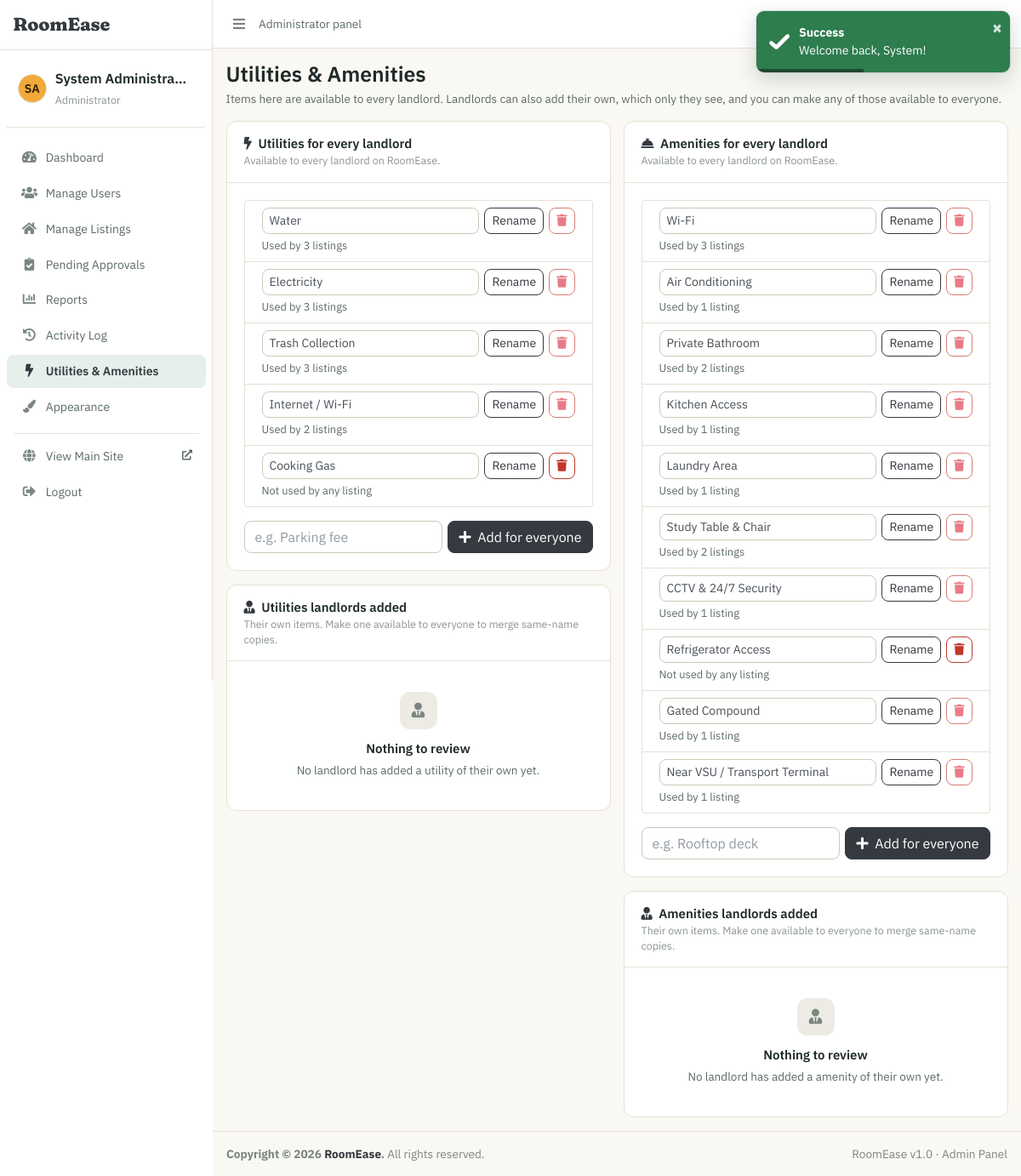
Screenshot of /admin/extras.php (signed in) with the database file from the repository.
### tables this page shows
CREATE TABLE utilities (
    utility_id      INT AUTO_INCREMENT PRIMARY KEY,
    landlord_id     INT DEFAULT NULL,
    utility_name    VARCHAR(100) NOT NULL,
    UNIQUE KEY uq_utilities_owner_name (landlord_id, utility_name),
    CONSTRAINT fk_utilities_landlord FOREIGN KEY (landlord_id)
        REFERENCES users(user_id) ON DELETE CASCADE
);

CREATE TABLE amenities (
    amenity_id      INT AUTO_INCREMENT PRIMARY KEY,
    landlord_id     INT DEFAULT NULL,
    amenity_name    VARCHAR(100) NOT NULL,
    UNIQUE KEY uq_amenities_owner_name (landlord_id, amenity_name),
    CONSTRAINT fk_amenities_landlord FOREIGN KEY (landlord_id)
        REFERENCES users(user_id) ON DELETE CASCADE
);

### includes/core/functions.php (called while the page is built, shortened)
<?php
require_once __DIR__ . "/../components/avatar.php";
function h($value)
{
    return htmlspecialchars($value ?? '', ENT_QUOTES, 'UTF-8');
}
function lookup_kind($kind)
{
    static $kinds = [
        'utility' => ['table' => 'utilities', 'id' => 'utility_id', 'name' => 'utility_name',
            'junction' => 'boarding_house_utilities', 'singular' => 'utility', 'plural' => 'utilities',
            'Singular' => 'Utility', 'Plural' => 'Utilities'],
        'amenity' => ['table' => 'amenities', 'id' => 'amenity_id', 'name' => 'amenity_name',
            'junction' => 'boarding_house_amenities', 'singular' => 'amenity', 'plural' => 'amenities',
            'Singular' => 'Amenity', 'Plural' => 'Amenities'],
    ];
    return $kinds[$kind];
}
function lookup_choices($kind, $landlordId = null)
{
    global $pdo;
    $k = lookup_kind($kind);
    try {
        $stmt = $pdo->prepare(
            "SELECT {$k['id']} AS id, {$k['name']} AS name, landlord_id IS NOT NULL AS own
               FROM {$k['table']}
              WHERE landlord_id IS NULL OR landlord_id = ?
              ORDER BY landlord_id IS NOT NULL, (CASE WHEN landlord_id IS NULL THEN {$k['id']} END), {$k['name']}"
        );
        $stmt->execute([$landlordId === null ? 0 : (int) $landlordId]);
        return array_map(function ($row) {
            return ['id' => (int) $row['id'], 'name' => $row['name'], 'own' => (bool) $row['own']];
        }, $stmt->fetchAll());
    } catch (PDOException $e) {
        error_log('RoomEase: ' . $k['plural'] . ' lookup failed - ' . $e->getMessage());
        return [];
    }
}
function lookup_usage_counts($kind)
{
    global $pdo;
    $k = lookup_kind($kind);
    try {
        return array_map('intval', $pdo->query(
            "SELECT {$k['id']}, COUNT(*) FROM {$k['junction']} GROUP BY {$k['id']}"
        )->fetchAll(PDO::FETCH_KEY_PAIR));
    } catch (PDOException $e) {
        return [];
    }
}

### admin/extras.php (the view, shortened to what this page needs)
<?php
require __DIR__ . '/../config/db.php';
require __DIR__ . '/../includes/core/functions.php';
require __DIR__ . '/../includes/layouts/panel_head.php';
require __DIR__ . '/../includes/layouts/panel_navbar.php';
require __DIR__ . '/../includes/layouts/panel_sidebar.php';
?>
<div class="content-wrapper">
  <section class="content">
    <div class="container-fluid">
      <div class="row">
        <?php foreach (['utility', 'amenity'] as $kind): ?>
          <?php
          $k = lookup_kind($kind);
          $shared = lookup_choices($kind, null);
          $used = lookup_usage_counts($kind);
          $landlordItems = $pdo->query(
              "SELECT t.{$k['id']} AS id, t.{$k['name']} AS name, CONCAT(u.first_name, ' ', u.last_name) AS landlord
                 FROM {$k['table']} t
                 JOIN users u ON u.user_id = t.landlord_id
                ORDER BY t.{$k['name']}, landlord"
          )->fetchAll();
          ?>
          <div class="col-lg-6" id="<?= $k['plural'] ?>">
            <div class="card card-primary card-outline shadow-sm">
              <div class="card-header">
                <h3 class="card-title font-weight-bold">
                  <i class="fas <?= $kind === 'utility' ? 'fa-bolt' : 'fa-concierge-bell' ?> mr-1"></i>
                  <?= $k['Plural'] ?> for every landlord
                </h3>
              <span class="card-subtitle">Available to every landlord on RoomEase.</span>
              </div>
              <div class="card-body">
                <?php if (!$shared): ?>
                  <p class="text-muted small">None yet.</p>
                <?php else: ?>
                  <ul class="list-group mb-3">
                    <?php foreach ($shared as $item): ?>
                      <?php $n = (int) ($used[$item['id']] ?? 0); ?>
                      <li class="list-group-item py-2">
                        <div class="d-flex flex-wrap align-items-center" style="gap: 6px;">
                          <form method="post" class="d-flex flex-grow-1" style="gap: 6px; min-width: 200px;">
                            <input type="text" name="name" value="<?= h($item['name']) ?>" maxlength="100"
                              class="form-control form-control-sm" aria-label="Name of <?= h($item['name']) ?>" required>
                            <button type="submit" class="btn btn-sm btn-outline-primary">Rename</button>
                          </form>
                          <form method="post" class="js-confirm"
                            data-confirm="Delete &quot;<?= h($item['name']) ?>&quot; for every landlord?">
                            <button type="submit" class="btn btn-sm btn-outline-danger"
                              title="<?= $n > 0 ? 'In use, cannot be deleted' : 'Delete' ?>" <?= $n > 0 ? 'disabled' : '' ?>>
                              <i class="fas fa-trash"></i>
                            </button>
                          </form>
                        </div>
                        <small class="text-muted"><?= $n === 0 ? 'Not used by any listing' : 'Used by ' . $n . ' listing' . ($n === 1 ? '' : 's') ?></small>
                      </li>
                    <?php endforeach; ?>
                  </ul>
                <?php endif; ?>
                <form method="post" class="d-flex" style="gap: 6px;">
                  <input type="text" name="name" maxlength="100" class="form-control"
                    placeholder="<?= $kind === 'utility' ? 'e.g. Parking fee' : 'e.g. Rooftop deck' ?>"
                    aria-label="New <?= $k['singular'] ?> name" required>
                  <button type="submit" class="btn btn-primary text-nowrap">
                    <i class="fas fa-plus mr-1"></i> Add for everyone
                  </button>
                </form>
              </div>
            </div>
            <div class="card card-outline card-secondary shadow-sm">
              <div class="card-header">
                <h3 class="card-title font-weight-bold">
                  <i class="fas fa-user-tie mr-1"></i> <?= $k['Plural'] ?> landlords added
              <span class="card-subtitle">Their own items. Make one available to everyone to merge same-name copies.</span>
                </h3>
              </div>
              <div class="card-body p-0">
                <?php if (!$landlordItems): ?>
                  <?= re_empty('Nothing to review', 'No landlord has added a ' . $k['singular'] . ' of their own yet.', 'fa-user-tie') ?>
                <?php endif; ?>
              </div>
            </div>
          </div>
        <?php endforeach; ?>
      </div>
    </div>
  </section>
</div>
<?php require __DIR__ . '/../includes/layouts/panel_footer.php'; ?>

### rows the page displays
utilities: name "Water", n "3", shows "s"
utilities: name "Electricity", n "3", shows "s"
utilities: name "Trash Collection", utility_id "3"
utilities: name "Internet / Wi-Fi", n "2", shows "s"
utilities: name "Cooking Gas", shows "Not used by any listing"
amenities: name "Wi-Fi", amenity_id "3", shows "s"
amenities: name "Air Conditioning", n "1"
amenities: name "Private Bathroom", n "2", shows "s"
amenities: name "Kitchen Access", n "1"
amenities: name "Laundry Area", n "1"
amenities: name "Study Table & Chair", n "2", shows "s"
amenities: name "CCTV & 24/7 Security", n "1"
amenities: name "Refrigerator Access", shows "Not used by any listing"
amenities: name "Gated Compound", n "1"
amenities: name "Near VSU / Transport Terminal", n "1"

### other values shown
$panel['badge']['label'] "Administrator"
avatar_initials($name) "SA"
$panelUser "System Administra…"
$item['label'] "Dashboard"
$item['label'] "Manage Users"
$item['label'] "Manage Listings"
$item['label'] "Pending Approvals"
$item['label'] "Reports"
$item['label'] "Activity Log"
$item['label'] "Utilities & Amenities"
$item['label'] "Appearance"
$title "Utilities & Amenities"
$subtitle "Items here are available to every landlord. Landlords can also add their own, which only they see, and you can make any of those available to everyone."
$k['Plural'] "Utilities"
$text "No landlord has added a utility of their own yet."
